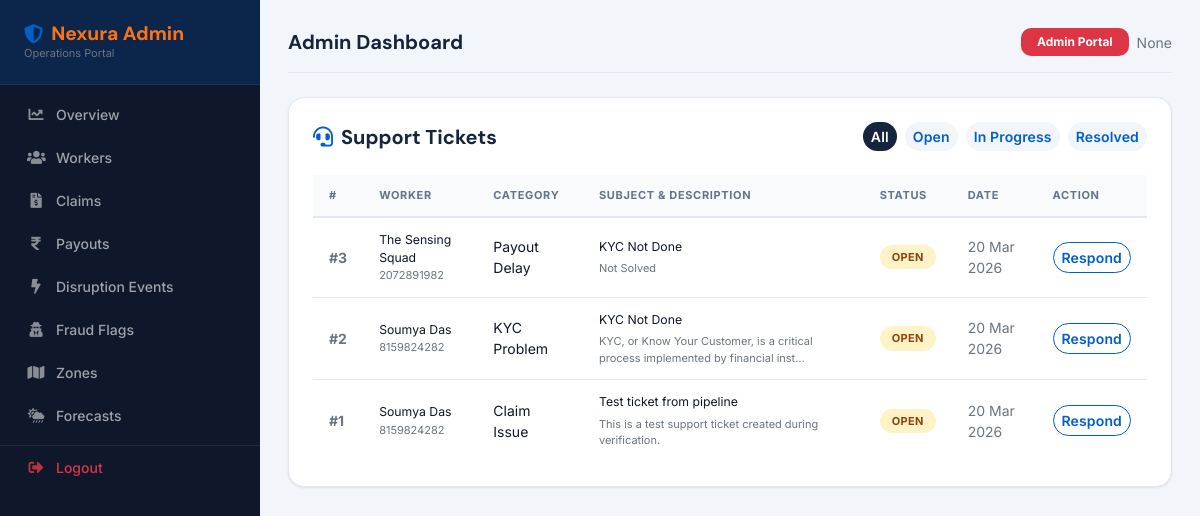
Screenshot of /admin-portal/support/ (signed in) with the database file from the repository.
### apps/accounts/models.py (models this page shows, shortened)
class User(AbstractBaseUser, PermissionsMixin):
	LANGUAGE_CHOICES = [
		("en", "English"),
		("hi", "Hindi"),
		("bn", "Bengali"),
	]
	mobile = models.CharField(max_length=10, unique=True, validators=[mobile_validator])
	email = models.EmailField(blank=True, null=True)
	is_worker = models.BooleanField(default=True)
	is_admin = models.BooleanField(default=False)
	is_staff = models.BooleanField(default=False)
	is_active = models.BooleanField(default=True)
	mobile_verified = models.BooleanField(default=False)
	profile_complete = models.BooleanField(default=False)
	language = models.CharField(max_length=5, choices=LANGUAGE_CHOICES, default="en")
	date_joined = models.DateTimeField(auto_now_add=True)
	objects = UserManager()
	USERNAME_FIELD = "mobile"
	REQUIRED_FIELDS = []
	class Meta:
		ordering = ["-date_joined"]
	@property
	def display_name(self):
		profile = getattr(self, "workerprofile", None)
		if profile and getattr(profile, "name", ""):
			return profile.name
		return self.mobile

### apps/core/models.py (models this page shows, shortened)
class SupportTicket(models.Model):
    CATEGORY_CHOICES = [
        ('claim_issue', 'Claim Issue'),
        ('payout_delay', 'Payout Delay'),
        ('kyc_problem', 'KYC Problem'),
        ('premium_query', 'Premium Query'),
        ('technical', 'Technical Issue'),
        ('other', 'Other'),
    ]
    STATUS_CHOICES = [
        ('open', 'Open'),
        ('in_progress', 'In Progress'),
        ('resolved', 'Resolved'),
        ('closed', 'Closed'),
    ]
    worker = models.ForeignKey(
        'accounts.User',
        on_delete=models.CASCADE,
        related_name='support_tickets',
    )
    category = models.CharField(max_length=30, choices=CATEGORY_CHOICES, default='other')
    subject = models.CharField(max_length=200)
    description = models.TextField()
    status = models.CharField(max_length=20, choices=STATUS_CHOICES, default='open')
    admin_response = models.TextField(blank=True)
    created_at = models.DateTimeField(auto_now_add=True)
    updated_at = models.DateTimeField(auto_now=True)
    class Meta:
        ordering = ['-created_at']

### apps/workers/models.py (models this page shows, shortened)
class WorkerProfile(models.Model):
	PLATFORM_CHOICES = [
		("zomato", "Zomato"),
		("swiggy", "Swiggy"),
		("amazon", "Amazon Flex"),
		("zepto", "Zepto"),
		("blinkit", "Blinkit"),
		("dunzo", "Dunzo"),
		("other", "Other"),
	]
	SEGMENT_CHOICES = [
		("bike", "Bike"),
		("bicycle", "Bicycle"),
		("auto", "Auto Rickshaw"),
		("car", "Car"),
	]
	user = models.OneToOneField(
		settings.AUTH_USER_MODEL,
		on_delete=models.CASCADE,
		related_name="workerprofile",
	)
	name = models.CharField(max_length=120)
	platform = models.CharField(max_length=20, choices=PLATFORM_CHOICES, default="other")
	segment = models.CharField(max_length=20, choices=SEGMENT_CHOICES, default="bike")
	zone = models.ForeignKey(
		"zones.Zone",
		null=True,
		blank=True,
		on_delete=models.SET_NULL,
		related_name="workers",
	)
	upi_id = models.CharField(max_length=100, blank=True)
	risk_score = models.FloatField(default=0.0)
	risk_updated_at = models.DateTimeField(null=True, blank=True)
	grace_tokens = models.PositiveIntegerField(default=0)
	razorpay_contact_id = models.CharField(max_length=120, blank=True)
	razorpay_fund_acct_id = models.CharField(max_length=120, blank=True)
	razorpay_mandate_id = models.CharField(max_length=120, blank=True)
	created_at = models.DateTimeField(auto_now_add=True)
	updated_at = models.DateTimeField(auto_now=True)
	class Meta:
		ordering = ["-created_at"]

### apps/admin_portal/views.py (the view)
    @login_required(login_url='accounts:login')
    def wrapper(request, *args, **kwargs):
        if not (request.user.is_admin or request.user.is_staff or request.user.is_superuser):
            messages.error(request, 'Admin access required.')
            return redirect('core:home')
        return view_func(request, *args, **kwargs)

### apps/admin_portal/views.py (called while the page is built, shortened)
def _admin_required(view_func):
    @login_required(login_url='accounts:login')
    def wrapper(request, *args, **kwargs):
        if not (request.user.is_admin or request.user.is_staff or request.user.is_superuser):
            messages.error(request, 'Admin access required.')
            return redirect('core:home')
        return view_func(request, *args, **kwargs)
    return wrapper

@_admin_required
def support_tickets(request):
    from apps.core.models import SupportTicket
    status_filter = request.GET.get('status', '')
    qs = SupportTicket.objects.select_related('worker').order_by('-created_at')
    if status_filter:
        qs = qs.filter(status=status_filter)
    return render(request, 'admin_portal/support.html', {
        'tickets':       qs[:100],
        'status_filter': status_filter,
    })

### templates/admin_portal/support.html (shortened to what this page needs)
{% extends "base_admin.html" %}
{% load static %}
{% block content %}
<div class="nexura-stat-card">
  <div class="d-flex justify-content-between align-items-center mb-4 flex-wrap gap-2">
    <h5 class="fw-bold mb-0">
      <i class="fas fa-headset text-primary me-2"></i>Support Tickets
    </h5>
    <div class="d-flex gap-2 flex-wrap">
      <a href="?" class="btn btn-sm {% if not status_filter %}btn-dark{% else %}btn-light{% endif %} rounded-pill">All</a>
      <a href="?status=open" class="btn btn-sm {% if status_filter == 'open' %}btn-warning{% else %}btn-light{% endif %} rounded-pill">Open</a>
      <a href="?status=in_progress" class="btn btn-sm {% if status_filter == 'in_progress' %}btn-primary{% else %}btn-light{% endif %} rounded-pill">In Progress</a>
      <a href="?status=resolved" class="btn btn-sm {% if status_filter == 'resolved' %}btn-success{% else %}btn-light{% endif %} rounded-pill">Resolved</a>
    </div>
  </div>
  {% if tickets %}
  <div class="table-responsive">
    <table class="nexura-table">
      <thead>
        <tr>
          <th>#</th><th>Worker</th><th>Category</th><th>Subject & Description</th>
          <th>Status</th><th>Date</th><th>Action</th>
        </tr>
      </thead>
      <tbody>
        {% for t in tickets %}
        <tr>
          <td class="fw-bold text-muted small">#{{ t.pk }}</td>
          <td>
            <p class="small fw-semibold mb-0">{{ t.worker.display_name }}</p>
            <p class="text-muted mb-0" style="font-size:11px;">{{ t.worker.mobile }}</p>
          </td>
          <td class="small">{{ t.get_category_display }}</td>
          <td>
            <p class="fw-semibold small mb-1">{{ t.subject }}</p>
            <p class="text-muted mb-0" style="font-size:11px;">{{ t.description|truncatechars:80 }}</p>
          </td>
          <td>
            <span class="status-badge {% if t.status == 'open' %}pending{% elif t.status == 'resolved' %}active{% elif t.status == 'in_progress' %}credited{% else %}paused{% endif %}">
              {{ t.get_status_display }}
            </span>
          </td>
          <td class="small text-muted">{{ t.created_at|date:"d M Y" }}</td>
          <td>
            <button type="button" class="btn btn-sm btn-outline-primary rounded-pill"
                    data-bs-toggle="modal" data-bs-target="#modal{{ t.pk }}">
              Respond
            </button>
          </td>
        </tr>
        {% endfor %}
      </tbody>
    </table>
  </div>
  {% else %}
  <div class="text-center py-5">
    <i class="fas fa-inbox text-muted" style="font-size:3rem; opacity:.3;"></i>
    <p class="text-muted mt-3">No tickets {% if status_filter %}with status "{{ status_filter }}"{% endif %}.</p>
  </div>
  {% endif %}
</div>
{% endblock %}

### templates/base_admin.html (shortened to what this page needs)
{% extends "base.html" %}
{% load static %}
{% block body_class %}nexura-dashboard bg-light{% endblock %}
{% block full_page %}
<nav class="nexura-sidebar" id="nexuraSidebar" style="background: #0f172a;">
    <div class="sidebar-brand" style="background: rgba(1,95,201,0.2);">
        <h4 class="d-flex align-items-center gap-2">
            <i class="fas fa-shield-alt text-primary"></i>
            <span>Nexura Admin</span>
        </h4>
        <p class="text-muted mb-0" style="font-size: 11px;">Operations Portal</p>
    </div>
    <ul class="nav flex-column mt-2 px-0">
        <li><a href="{% url 'admin_portal:dashboard' %}" class="nav-link {% block admin_nav_home %}{% endblock %}">
            <i class="fas fa-chart-line"></i><span>Overview</span></a></li>
        <li><a href="{% url 'admin_portal:workers' %}" class="nav-link {% block admin_nav_workers %}{% endblock %}">
            <i class="fas fa-users"></i><span>Workers</span></a></li>
        <li><a href="{% url 'admin_portal:claims' %}" class="nav-link {% block admin_nav_claims %}{% endblock %}">
            <i class="fas fa-file-invoice-dollar"></i><span>Claims</span></a></li>
        <li><a href="{% url 'admin_portal:payouts' %}" class="nav-link {% block admin_nav_payouts %}{% endblock %}">
            <i class="fas fa-rupee-sign"></i><span>Payouts</span></a></li>
        <li><a href="{% url 'admin_portal:triggers' %}" class="nav-link {% block admin_nav_triggers %}{% endblock %}">
            <i class="fas fa-bolt"></i><span>Disruption Events</span></a></li>
        <li><a href="{% url 'admin_portal:fraud' %}" class="nav-link {% block admin_nav_fraud %}{% endblock %}">
            <i class="fas fa-user-secret"></i><span>Fraud Flags</span></a></li>
        <li><a href="{% url 'admin_portal:zones' %}" class="nav-link {% block admin_nav_zones %}{% endblock %}">
            <i class="fas fa-map"></i><span>Zones</span></a></li>
        <li><a href="{% url 'admin_portal:forecast' %}" class="nav-link {% block admin_nav_forecast %}{% endblock %}">
            <i class="fas fa-cloud-sun-rain"></i><span>Forecasts</span></a></li>
        <li style="border-top: 1px solid rgba(255,255,255,0.08); margin-top: 8px;">
            <a href="{% url 'accounts:logout' %}" class="nav-link text-danger">
                <i class="fas fa-sign-out-alt"></i><span>Logout</span>
            </a>
        </li>
    </ul>
</nav>
<div class="nexura-main-content">
    <div class="d-flex justify-content-between align-items-center mb-4 pb-3"
         style="border-bottom: 1px solid #e2e8f0;">
        <div>
            <h5 class="mb-0 fw-bold">{% block page_title %}Admin Dashboard{% endblock %}</h5>
        </div>
        <div class="d-flex align-items-center gap-2">
            <span class="badge bg-danger px-3 py-2">Admin Portal</span>
            <span class="text-muted small">{{ request.user.email }}</span>
        </div>
    </div>
    {% block content %}{% endblock %}
</div>
{% endblock full_page %}

### static/css/style.css (style rules this page uses)
:root { --font-body: 'Inter', 'DM Sans', system-ui, 'Segoe UI Emoji', 'Apple Color Emoji', 'Noto Color Emoji', sans-serif; --font-heading: 'DM Sans', 'Inter', system-ui, 'Segoe UI Emoji', 'Apple Color Emoji', 'Noto Color Emoji', sans-serif; --nexura-primary: #015fc9; --nexura-primary-d: #0148a0; --nexura-primary-l: #dbeafe; --nexura-accent: #f97316; --nexura-success: #16a34a; --nexura-warning: #ca8a04; --nexura-danger: #dc2626; --nexura-purple: #7c3aed; --nexura-dark: #0f172a; --nexura-mid: #1e293b; --nexura-muted: #64748b; --nexura-border: #e2e8f0; --nexura-light: #f8fafc; --nexura-white: #ffffff; --shadow-sm: 0 1px 3px rgba(0,0,0,.05),0 1px 2px rgba(0,0,0,.04); --shadow-md: 0 4px 12px rgba(0,0,0,.08); --shadow-lg: 0 10px 30px rgba(0,0,0,.10); --radius-sm: 6px; --radius-md: 10px; --radius-lg: 16px; --radius-xl: 24px; --transition: all .25s ease; --transition-slow: all .5s ease; }
*, *::before, *::after { box-sizing: border-box; }
html { scroll-behavior: smooth; }
body { font-family: var(--font-body); color: var(--nexura-dark); background: var(--nexura-white); -webkit-font-smoothing: antialiased; }
h1,h2,h3,h4,h5,h6 { font-family: var(--font-heading); font-weight: 700; line-height: 1.2; }
a { color: var(--nexura-primary); text-decoration: none; transition: var(--transition); }
.btn { font-weight:600; transition:var(--transition); letter-spacing:.01em; }
.btn.btn-light { color:var(--nexura-primary); border:none; }
.btn.btn-dark { color:#fff; border:none; }
.btn-outline-primary { border-color:var(--nexura-primary); color:var(--nexura-primary); }
.nexura-dashboard { background:var(--nexura-light); min-height:100vh; }
.nexura-sidebar { background:var(--nexura-dark); min-height:100vh; width:260px; position:fixed; top:0; left:0; z-index:1000; transition:transform .3s ease; display:flex; flex-direction:column; overflow-y:auto; }
.nexura-sidebar .sidebar-brand { padding:22px 24px; border-bottom:1px solid rgba(255,255,255,.07); flex-shrink:0; }
.nexura-sidebar .sidebar-brand h4 { color:#fff; font-weight:800; margin:0; font-size:1.2rem; }
.nexura-sidebar .sidebar-brand span { color:var(--nexura-accent); }
.nexura-sidebar .nav-link { color:rgba(255,255,255,.6); padding:11px 24px; display:flex; align-items:center; gap:11px; border-radius:0; transition:var(--transition); font-size:14px; font-weight:500; border-left:3px solid transparent; }
.nexura-sidebar .nav-link i { width:18px; text-align:center; font-size:15px; opacity:.85; }
.nexura-main-content { margin-left:260px; padding:28px; min-height:100vh; transition:margin .3s ease; }
.nexura-stat-card { background:#fff; border-radius:var(--radius-lg); padding:24px; border:1px solid var(--nexura-border); box-shadow:var(--shadow-sm); transition:var(--transition); }
.status-badge { padding:4px 12px; border-radius:20px; font-size:11px; font-weight:700; display:inline-flex; align-items:center; gap:4px; letter-spacing:.03em; text-transform:uppercase; white-space:nowrap; }
.status-badge.pending { background:#fef3c7; color:#92400e; }
.nexura-table { border-collapse:separate; border-spacing:0; width:100%; }
.nexura-table thead th { background:var(--nexura-light); font-size:11px; font-weight:700; text-transform:uppercase; letter-spacing:.06em; color:var(--nexura-muted); padding:12px 16px; border-bottom:2px solid var(--nexura-border); white-space:nowrap; }
.nexura-table tbody tr { transition:background .15s; }
.nexura-table tbody td { padding:13px 16px; border-bottom:1px solid var(--nexura-border); font-size:14px; vertical-align:middle; }
.nexura-table tbody tr:last-child td { border-bottom:none; }

### rows the page displays
User: user.email "None"
SupportTicket: pk "3", worker.display_name "The Sensing Squad", worker.mobile "2072891982", category "Payout Delay", subject "KYC Not Done", description "Not Solved", status "OPEN", created_at "20 Mar 2026"
SupportTicket: pk "2", worker.display_name "Soumya Das", worker.mobile "8159824282", category "KYC Problem", subject "KYC Not Done", description "KYC, or Know Your Customer, is a critical process implemented by financial inst…", status "OPEN", created_at "20 Mar 2026"
SupportTicket: pk "1", worker.display_name "Soumya Das", worker.mobile "8159824282", category "Claim Issue", subject "Test ticket from pipeline", description "This is a test support ticket created during verification.", status "OPEN", created_at "20 Mar 2026"
